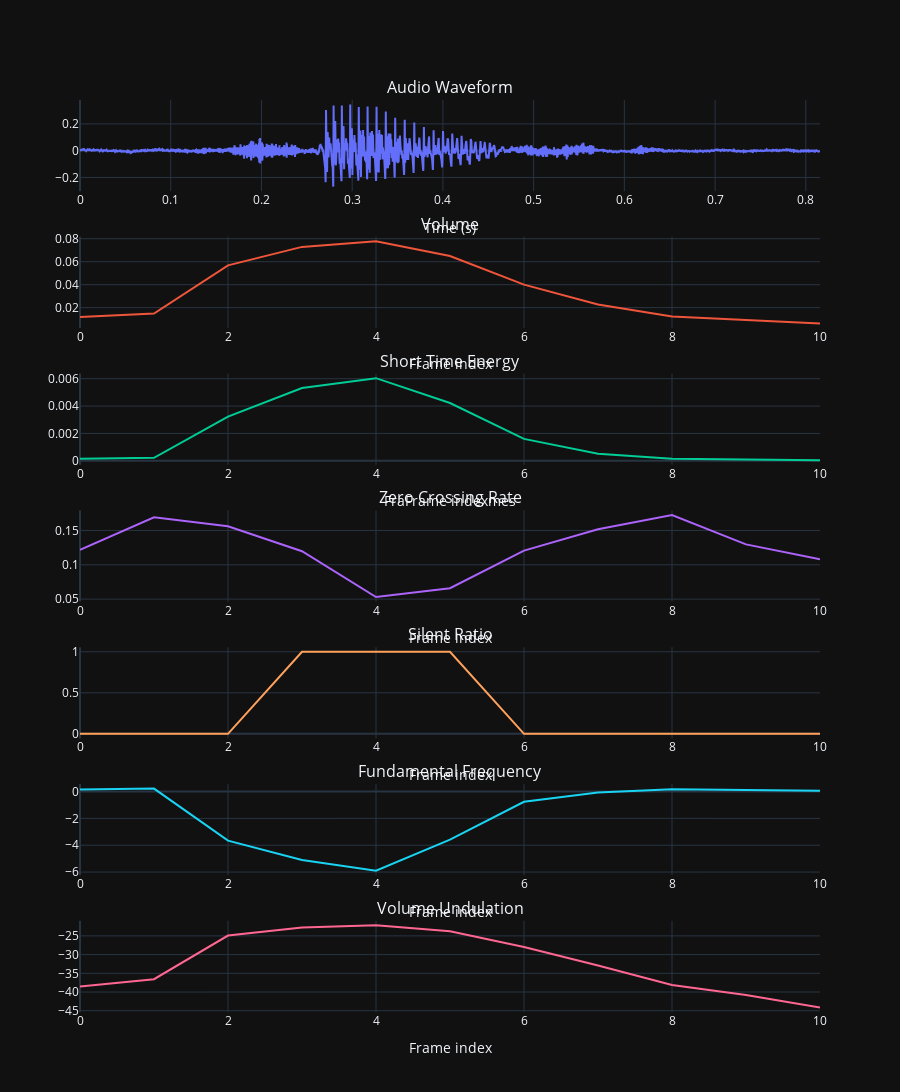

Write notebook code for a chart like this one.
### Code cell
plot_all(audio=audio, audio_time = audio_time, frames=frames, n_=n_, N_=N_,l_=50,sr_bounds=[0.03,0.06])

### Figure 1 — Plotly figure (JSON) as saved in the notebook; plotly's stock layout.template omitted (floating-point values rounded to 4 significant figures; data arrays with more than 128 entries replaced by an {"elided": "..."} marker saying what was removed)
{"data": [{"mode": "lines", "type": "scatter", "x": {"elided": "17985 float values"}, "xaxis": "x", "y": {"elided": "17985 float values"}, "yaxis": "y"}, {"mode": "lines", "type": "scatter", "x": [0, 1, 2, 3, 4, 5, 6, 7, 8, 9, 10], "xaxis": "x2", "y": [0.01186, 0.01483, 0.05685, 0.0729, 0.07772, 0.06497, 0.04001, 0.02267, 0.01237, 0.009098, 0.006222], "yaxis": "y2"}, {"mode": "lines", "type": "scatter", "x": [0, 1, 2, 3, 4, 5, 6, 7, 8, 9, 10], "xaxis": "x3", "y": [0.0001408, 0.0002199, 0.003231, 0.005315, 0.006041, 0.004221, 0.001601, 0.0005141, 0.0001531, 8.277e-05, 3.871e-05], "yaxis": "y3"}, {"mode": "lines", "type": "scatter", "x": [0, 1, 2, 3, 4, 5, 6, 7, 8, 9, 10], "xaxis": "x4", "y": [0.1218, 0.1692, 0.156, 0.1197, 0.05306, 0.06599, 0.1206, 0.1517, 0.1726, 0.1297, 0.1079], "yaxis": "y4"}, {"mode": "lines", "type": "scatter", "x": [0, 1, 2, 3, 4, 5, 6, 7, 8, 9, 10], "xaxis": "x5", "y": [0, 0, 0, 1, 1, 1, 0, 0, 0, 0, 0], "yaxis": "y5"}, {"mode": "lines", "type": "scatter", "x": [0, 1, 2, 3, 4, 5, 6, 7, 8, 9, 10], "xaxis": "x6", "y": [0.1488, 0.2245, -3.659, -5.1, -5.895, -3.581, -0.7647, -0.06873, 0.1712, 0.1398, 0.06234], "yaxis": "y6"}, {"mode": "lines", "type": "scatter", "x": [0, 1, 2, 3, 4, 5, 6, 7, 8, 9, 10], "xaxis": "x7", "y": [-38.51, -36.58, -24.91, -22.75, -22.19, -23.75, -27.96, -32.89, -38.15, -40.82, -44.12], "yaxis": "y7"}], "layout": {"annotations": [{"font": {"size": 16}, "showarrow": false, "text": "Audio Waveform", "x": 0.5, "xanchor": "center", "xref": "paper", "y": 1, "yanchor": "bottom", "yref": "paper"}, {"font": {"size": 16}, "showarrow": false, "text": "Volume", "x": 0.5, "xanchor": "center", "xref": "paper", "y": 0.85, "yanchor": "bottom", "yref": "paper"}, {"font": {"size": 16}, "showarrow": false, "text": "Short Time Energy", "x": 0.5, "xanchor": "center", "xref": "paper", "y": 0.7, "yanchor": "bottom", "yref": "paper"}, {"font": {"size": 16}, "showarrow": false, "text": "Zero Crossing Rate", "x": 0.5, "xanchor": "center", "xref": "paper", "y": 0.55, "yanchor": "bottom", "yref": "paper"}, {"font": {"size": 16}, "showarrow": false, "text": "Silent Ratio", "x": 0.5, "xanchor": "center", "xref": "paper", "y": 0.4, "yanchor": "bottom", "yref": "paper"}, {"font": {"size": 16}, "showarrow": false, "text": "Fundamental Frequency", "x": 0.5, "xanchor": "center", "xref": "paper", "y": 0.25, "yanchor": "bottom", "yref": "paper"}, {"font": {"size": 16}, "showarrow": false, "text": "Volume Undulation", "x": 0.5, "xanchor": "center", "xref": "paper", "y": 0.1, "yanchor": "bottom", "yref": "paper"}], "height": 1800, "showlegend": false, "xaxis": {"anchor": "y", "domain": [0, 1], "title": {"text": "Time (s)"}}, "xaxis2": {"anchor": "y2", "domain": [0, 1], "title": {"text": "Frame index"}}, "xaxis3": {"anchor": "y3", "domain": [0, 1], "title": {"text": "FraFrame indexmes"}}, "xaxis4": {"anchor": "y4", "domain": [0, 1], "title": {"text": "Frame index"}}, "xaxis5": {"anchor": "y5", "domain": [0, 1], "title": {"text": "Frame index"}}, "xaxis6": {"anchor": "y6", "domain": [0, 1], "title": {"text": "Frame index"}}, "xaxis7": {"anchor": "y7", "domain": [0, 1], "title": {"text": "Frame index"}}, "yaxis": {"anchor": "x", "domain": [0.9, 1]}, "yaxis2": {"anchor": "x2", "domain": [0.75, 0.85]}, "yaxis3": {"anchor": "x3", "domain": [0.6, 0.7]}, "yaxis4": {"anchor": "x4", "domain": [0.45, 0.55]}, "yaxis5": {"anchor": "x5", "domain": [0.3, 0.4]}, "yaxis6": {"anchor": "x6", "domain": [0.15, 0.25]}, "yaxis7": {"anchor": "x7", "domain": [0, 0.1]}}}
